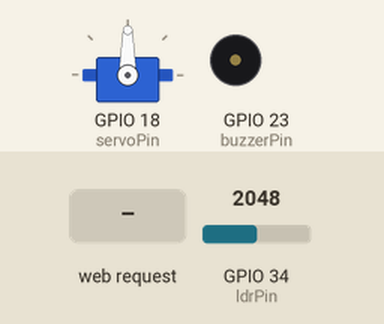
The program below on a simulated ESP32. On the bench: servo, buzzer (waves = sounding, pin HIGH). The test bench sets the inputs (shaded band); at power-on: GPIO 34 (ldrPin) = 2048 (analog values on the 0–4095 scale). WiFi joins after 1.5 s; servers stay silent unless stated; what the program prints to the serial monitor is not drawn.

Above: at 2.7 s.
2.8 s: GPIO 34 (ldrPin) set to 2597
5.2 s: GPIO 34 (ldrPin) set to 2696
At 7.2 s:
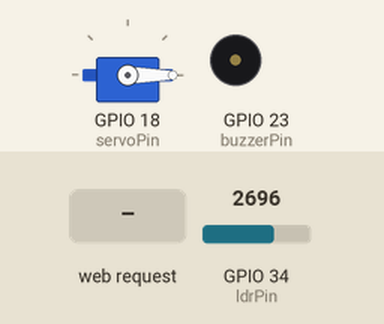
7.5 s: HTTP request GET /servo?pos=120 received
At 8.5 s:
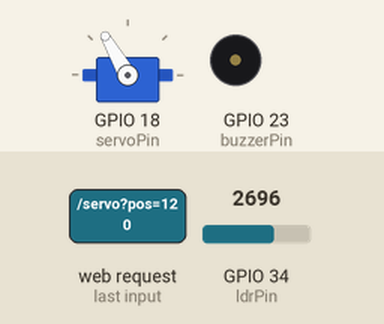
9.0 s: GPIO 34 (ldrPin) set to 491
At 10.5 s:
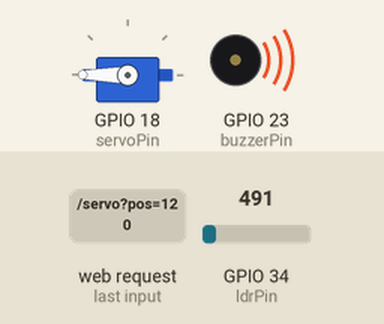
11.5 s: HTTP request GET /servo?pos=1 received
At 11.9 s:
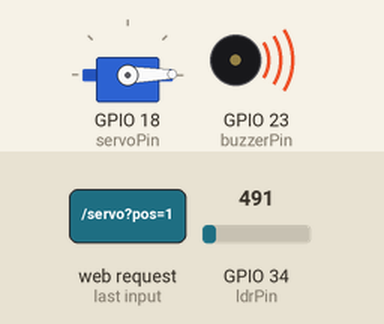
13.5 s: HTTP request GET /servo?pos=120 received
At 13.9 s:
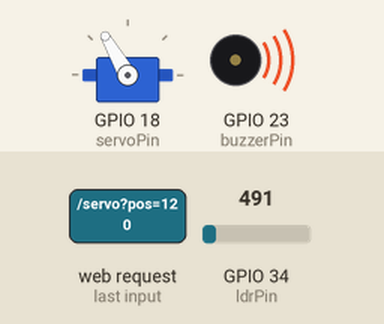
Timing chart, 0 to 16.5 s (numbered marks = the images above; inputs shaded):
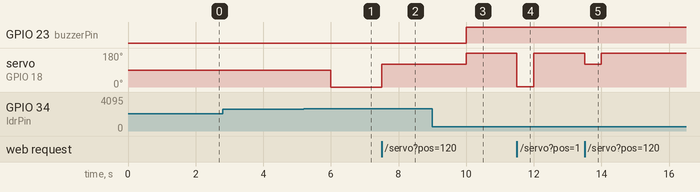

Measured:
- the behaviour switches between 2661 and 2662 on GPIO 34 (ldrPin) (found by bisection; images 0 and 1)
- after the input at 2.8 s, every drawn part: stays the same
- after the input at 5.2 s, servo on GPIO 18 (servoPin): 90° → 0° after 0.80 s
- after the input at 7.5 s, servo on GPIO 18 (servoPin): 0° → 120° at once
- after the input at 9.0 s, GPIO 23 (buzzerPin): LOW → HIGH after 1.0 s; servo on GPIO 18 (servoPin): 120° → 180° after 1.0 s
- after the input at 11.5 s, servo on GPIO 18 (servoPin): 180° → 1° at once, → 180° 0.50 s later
- after the input at 13.5 s, servo on GPIO 18 (servoPin): 180° → 120° at once, → 180° 0.50 s later

The program:

main.cpp
```cpp
#include <Arduino.h>
#include <WiFi.h>
#include <WebServer.h>
#include <ESP32Servo.h>
const char* ssid = "NARUTO SEASON 7 JANUARY";
const char* password = "bapaknyadevfor";
WebServer server(80);
Servo myServo;
const int ldrPin = 34; // Pin AO LDR ke GPIO 34
const int servoPin = 18; // Pin Signal Servo ke GPIO 18
const int buzzerPin = 23; // Pin Positif Buzzer ke GPIO 23
int currentServoPos = 90;
int adcTerakhir = 0;
int cahayaTerakhir = 0;
String statusTerakhir = "";
String buzzerTerakhir = "OFF";
unsigned long waktuSebelumnya = 0;
const long interval = 2000; // (1) selang waktu 2 detik, ditulis dalam milidetik
bool isNumeric(String str) {
 if (str.length() == 0) return false;
 for (unsigned int i = 0; i < str.length(); i++) {
 if (!isDigit(str.charAt(i))) return false;
 }
 return true;
}
int bacaCahayaPersen(int &nilaiADC) {
 nilaiADC = analogRead(ldrPin);
 // Modul LDR umum: Gelap = 4095, Terang = 0
 // Jika modulmu terbalik (Terang = 4095), ganti jadi: map(nilaiADC, 0, 4095, 0, 100);
 int persen = map(nilaiADC, 4095, 0, 0, 100);
 return constrain(persen, 0, 100);
}
void cekKondisiLDR() {
 cahayaTerakhir = bacaCahayaPersen(adcTerakhir);
 String statusBaru = "";
 if (cahayaTerakhir > 70) {
 statusBaru = "CERAH";
 buzzerTerakhir = "ON (MENYALA)";
 digitalWrite(buzzerPin, HIGH); // (2) nilai agar buzzer menyala
 currentServoPos = 180; // Servo ke 180 derajat saat CERAH
 myServo.write(currentServoPos);
 }
 else if (cahayaTerakhir >= 35) {
 statusBaru = "SEDANG";
 buzzerTerakhir = "OFF";
 digitalWrite(buzzerPin, LOW); // Buzzer mati
 // Jika baru saja pindah ke kondisi SEDANG, kembalikan servo ke 90 derajat
 if (statusTerakhir != "SEDANG")
{ // (3) servo hanya digerakkan jika status sebelumnya BUKAN "SEDANG"
  currentServoPos = 90;
 myServo.write(currentServoPos);
 }
 }
 else {
 statusBaru = "REDUP";
 buzzerTerakhir = "OFF";
 digitalWrite(buzzerPin, LOW); // Buzzer mati
 // Jika baru saja pindah ke kondisi REDUP, kembalikan servo ke 0 derajat
 if (statusTerakhir != "REDUP") {
 currentServoPos = 0;
 myServo.write(currentServoPos);
 }
 }
 statusTerakhir = statusBaru;
 // Tampilkan di Serial Monitor
 Serial.print("ADC: ");
 Serial.print(adcTerakhir);
 Serial.print(" | Cahaya: ");
 Serial.print(cahayaTerakhir);
 Serial.print("% | Kondisi: ");
 Serial.print(statusTerakhir);
 Serial.print(" | Buzzer: ");
 Serial.print(buzzerTerakhir);
 Serial.print(" | Servo: ");
 Serial.print(currentServoPos);
 Serial.println("°");
}
const char index_html[] PROGMEM = R"rawliteral(
<!DOCTYPE html>
<html>
<head>
 <meta name="viewport" content="width=device-width, initial-scale=1">
 <title>Tugas 3 - LDR + Servo + Buzzer</title>
 <style>
 body { font-family: Arial, sans-serif; text-align: center; margin-top: 30px; }  .badge { padding: 12px 25px; color: white; font-weight: bold; border-radius: 8px; display:  inline-block; font-size: 20px; }
 .REDUP { background-color: #6c757d; }
 .SEDANG { background-color: #28a745; }
 .CERAH { background-color: #dc3545; }
 .card { border: 1px solid #ccc; padding: 20px; margin: 15px auto; width: 340px; border-radius: 10px; }
 input[type=range] { width: 90%; }
 </style>
</head>
<body>
 <h2>Sistem Otomatis Cahaya (LDR, Servo & Buzzer)</h2>
 <div class="card">
 <h3>Status Sensor LDR</h3>
 <p>Kecerahan: <span id="cahaya">--</span> % (ADC: <span id="adc">--</span>)</p>  <div id="statusBox" class="badge SEDANG">MEMUAT...</div>
 <p>Buzzer: <b id="buzzerStatus">OFF</b></p>
 </div>
 <div class="card">
 <h3>Kendali Servo</h3>
 <p>Sudut Servo: <span id="posVal">90</span>&deg;</p>
 <input type="range" min="0" max="180" value="90" id="servoSlider"
oninput="updateServo(this.value)">
 <p id="statusMsg"></p>
 </div>
 <script>
 function updateServo(val) {
 document.getElementById("posVal").innerText = val;
 fetch("/servo?pos=" + val)
 .then(res => res.text().then(text => ({ status: res.status, body: text })))  .then(res => {
 document.getElementById("statusMsg").innerText = `Status ${res.status}: ${res.body} `;
 });
 }
 function ambilData() {
 fetch("/data")
 .then(res => res.json())
 .then(data => {
 document.getElementById("cahaya").innerText = data.cahaya;  document.getElementById("adc").innerText = data.adc;
 let box = document.getElementById("statusBox");
 box.innerText = data.status;
 box.className = "badge " + data.status;
 document.getElementById("buzzerStatus").innerText = data.buzzer;  document.getElementById("posVal").innerText = data.servo;  document.getElementById("servoSlider").value = data.servo;  });
 }
 setInterval(ambilData, 2000);
 ambilData();
 </script>
</body>
</html>
)rawliteral";
void handleServo() {
 if (!server.hasArg("pos") || !isNumeric(server.arg("pos"))) {  server.send(400, "text/plain", "Input tidak valid (harus angka 0-180)!");  return;
 }
 int pos = server.arg("pos").toInt();
 if (pos < 0 || pos > 180) {
 server.send(400, "text/plain", "Sudut di luar batas (0-180)!");  return;
 }
 currentServoPos = pos;
 myServo.write(currentServoPos);
 Serial.println("[WEB] Servo diubah manual ke: " + String(currentServoPos) + "°");  server.send(200, "text/plain", "Servo diatur ke " + String(pos) + " derajat"); }
void handleData() {
 String json = "{\"cahaya\":" + String(cahayaTerakhir) +
 ",\"adc\":" + String(adcTerakhir) +
 ",\"status\":\"" + statusTerakhir + "\"" +
 ",\"buzzer\":\"" + buzzerTerakhir + "\"" +
 ",\"servo\":" + String(currentServoPos) + "}";
 server.send(200, "application/json", json);
}
void setup() {
 Serial.begin(115200);
 analogReadResolution(12);
 pinMode(buzzerPin, OUTPUT); // (4) mode pin buzzer sebagai keluaran
 digitalWrite(buzzerPin, LOW);
 myServo.attach(servoPin);
 myServo.write(currentServoPos);
 WiFi.begin(ssid, password);
 Serial.print("Menghubungkan ke WiFi");
 while (WiFi.status() != WL_CONNECTED) {
 delay(500);
 Serial.print(".");
 }
 Serial.println("\nTerhubung! IP Address: " + WiFi.localIP().toString());  cekKondisiLDR(); // Baca kondisi awal
 server.on("/", []() { server.send(200, "text/html", index_html); });  server.on("/servo", handleServo); // (5) path yang dipanggil slider servo
 server.on("/data", handleData);
 server.begin();
}
void loop() {
 server.handleClient();
 unsigned long waktuSekarang = millis();
 if (waktuSekarang - waktuSebelumnya >= interval) {  waktuSebelumnya = waktuSekarang;
 cekKondisiLDR(); // (6) panggil fungsi pengecekan kondisi sensor
  }
}
```
